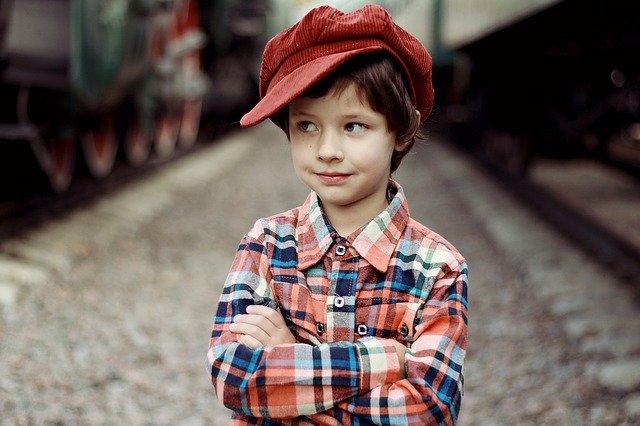
#> input picture OpenCV 102/05.jpg, 640 x 426 px
$ python 03-ColorSpaces.py
#> lines starting #> are read from the running program, lines starting #| are printed output that depends on the picture
import cv2 as cv
import argparse

# construct the argument parse and parse the argument
ap = argparse.ArgumentParser()
ap.add_argument('-i', '--image', type=str, default='05.jpg', help='Path to input image')
args = vars(ap.parse_args())

# Read and display image
image = cv.imread(args['image'])
#> image is the input picture: shape (426, 640, 3); mean B, G, R 87.7, 92.6, 108
cv.imshow('Original Image', image)
cv.waitKey(0)

# store each channel in a separate variable and display
B, G, R = cv.split(image)
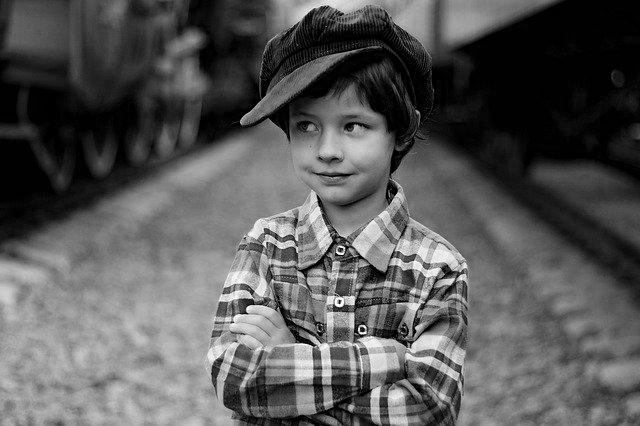
#> B: shape (426, 640); min 0, max 255, mean 87.7
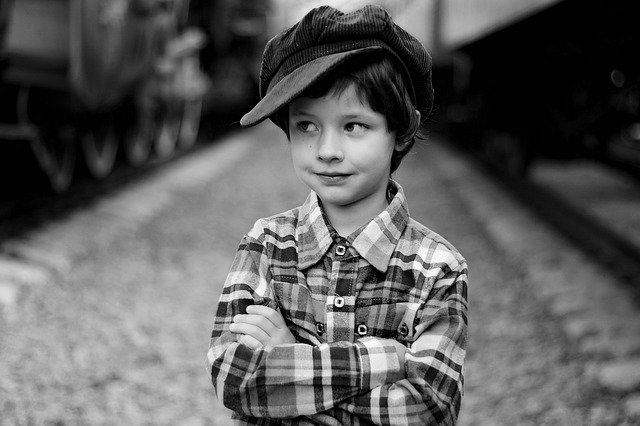
#> G: shape (426, 640); min 0, max 255, mean 92.6
cv.imshow('Blue', B)
cv.waitKey(0)
cv.imshow('Green', G)
cv.waitKey(0)
cv.imshow('Red', R)
cv.waitKey(0)
cv.destroyAllWindows()

# Show Original Image then Convert the image into HSV space and display it
cv.imshow('Original Image', image)
cv.waitKey(0)
# Converting to HSV
HSV = cv.cvtColor(image, cv.COLOR_BGR2HSV)
#> HSV: shape (426, 640, 3); mean H, S, V 54.3, 86.6, 110.3
cv.imshow('HSV', HSV)
cv.waitKey(0)

# Split the HSV image into individual channels and display it
H, S, V = cv.split(HSV)
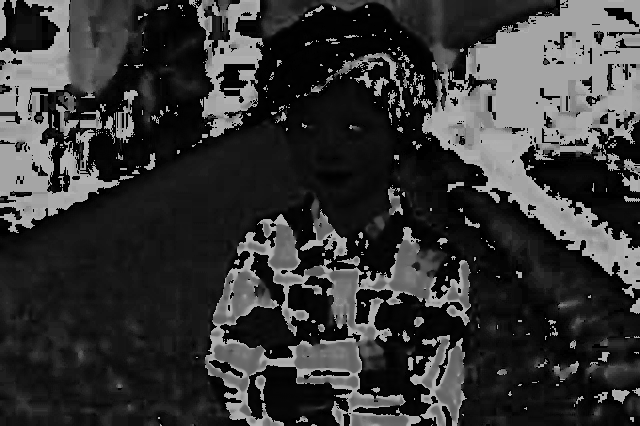
#> H: shape (426, 640); min 0, max 179, mean 54.3
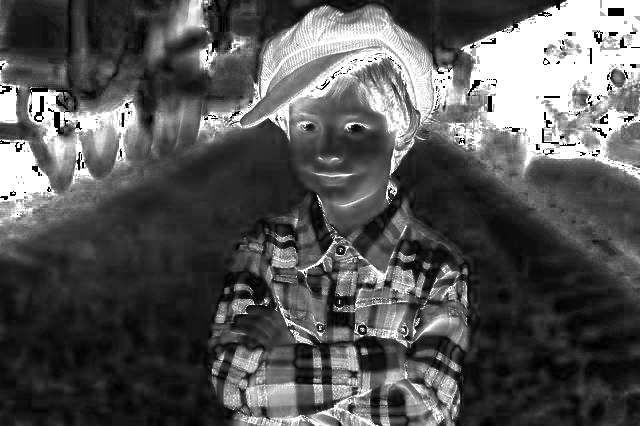
#> S: shape (426, 640); min 0, max 255, mean 86.6
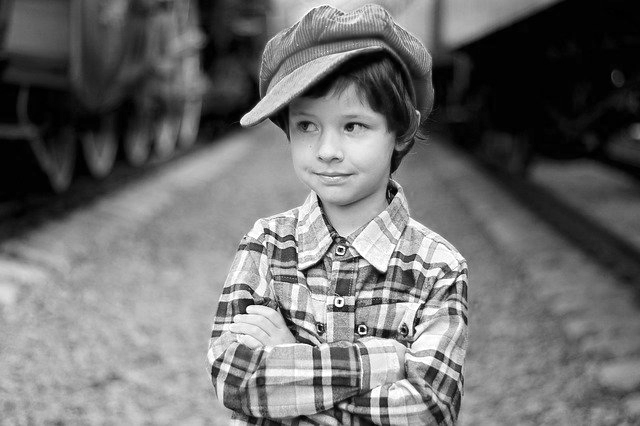
#> V: shape (426, 640); min 0, max 255, mean 110.3
cv.imshow('H', H)
cv.waitKey(0)
cv.imshow('S', S)
cv.waitKey(0)
cv.imshow('V', V)
cv.waitKey(0)
cv.destroyAllWindows()

# Show Original Image then Convert the image into L*a*b space and display it
cv.imshow('Original Image', image)
cv.waitKey(0)
# Converting to L*a*b
LAB = cv.cvtColor(image, cv.COLOR_BGR2LAB)
#> LAB: shape (426, 640, 3); mean of channels 0, 1, 2 101.5, 133.7, 133.4
cv.imshow('LAB', LAB)
cv.waitKey(0)

# Split the L*a*b image into individual channels and display it
L, A, B = cv.split(LAB)
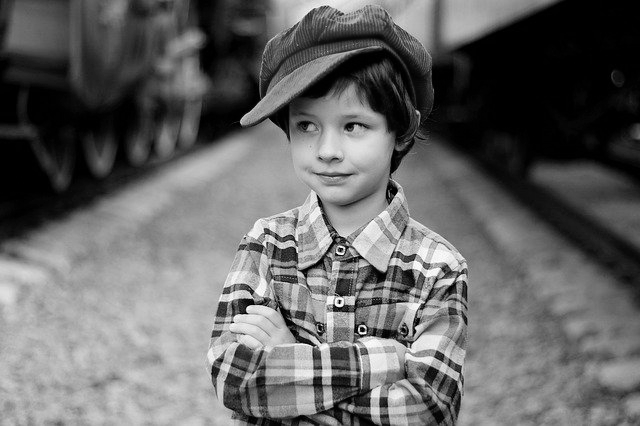
#> L: shape (426, 640); min 0, max 255, mean 101.5
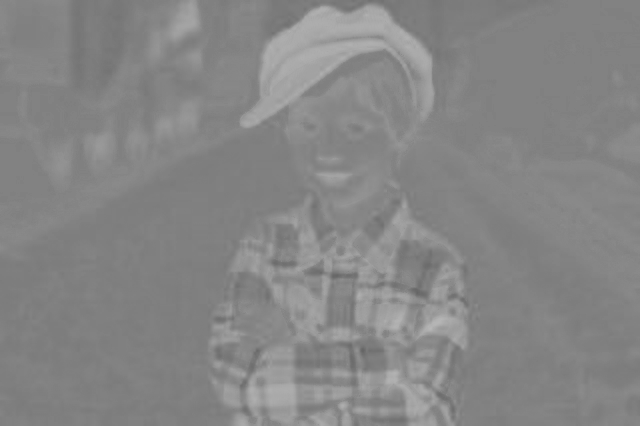
#> A: shape (426, 640); min 101, max 183, mean 133.7
cv.imshow('L', L)
cv.waitKey(0)
cv.imshow('A', A)
cv.waitKey(0)
cv.imshow('B', B)
cv.waitKey(0)
cv.destroyAllWindows()

# Show Original Image then Convert the image into Gray and display it
cv.imshow('Original Image', image)
cv.waitKey(0)
# Converting to Gray
Gray = cv.cvtColor(image, cv.COLOR_BGR2GRAY)
cv.imshow('Gray', Gray)
cv.waitKey(0)
cv.destroyAllWindows()

$ run again, with OpenCV 102/00.jpg copied over OpenCV 102/05.jpg
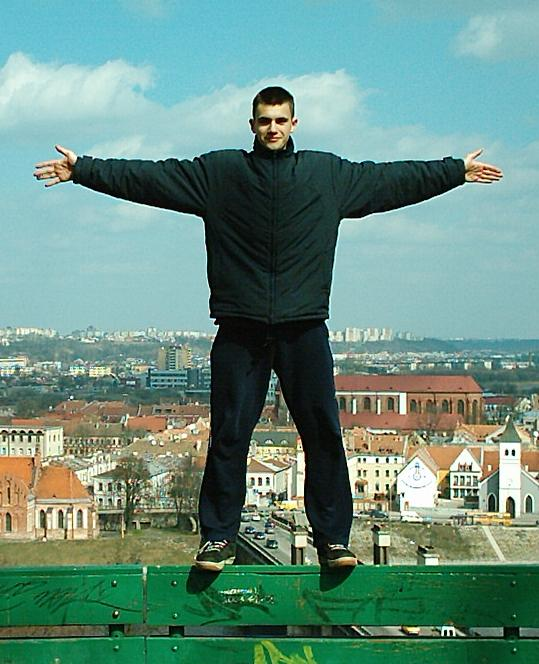
#> input picture OpenCV 102/00.jpg, 539 x 664 px
#> image is the input picture: shape (664, 539, 3); mean B, G, R 129.2, 142.4, 105.3
#> HSV: shape (664, 539, 3); mean H, S, V 72.4, 101.3, 147.1
#> LAB: shape (664, 539, 3); mean of channels 0, 1, 2 141.2, 114, 131.8
#> `L, A, B = cv.split(LAB)`:
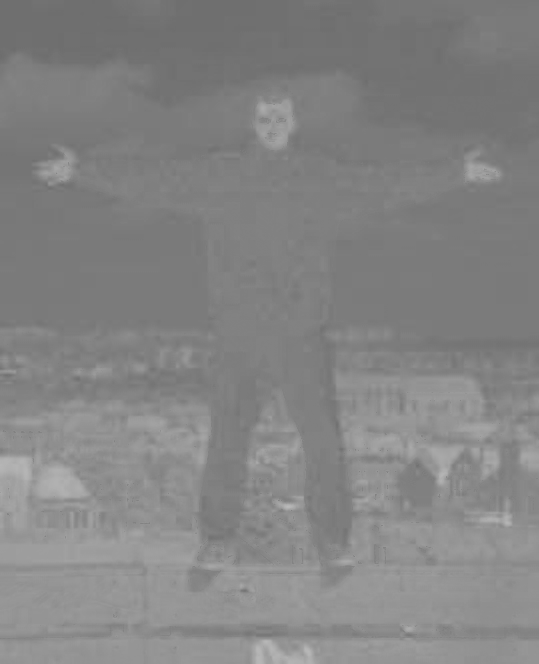
#> B: shape (664, 539); min 109, max 186, mean 131.8
#> `Gray = cv.cvtColor(image, cv.COLOR_BGR2GRAY)`:
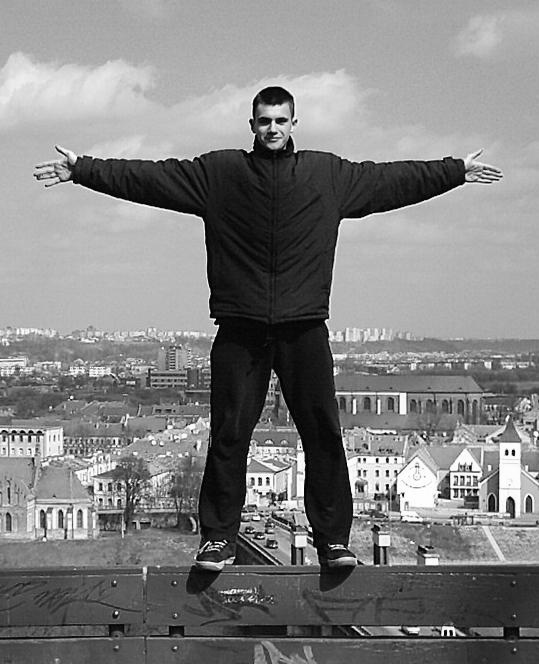
#> Gray: shape (664, 539); min 0, max 255, mean 129.8

$ run again, with OpenCV 102/06.jpg copied over OpenCV 102/05.jpg
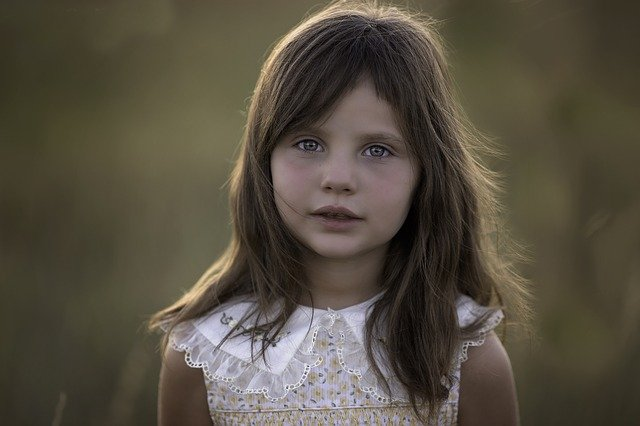
#> input picture OpenCV 102/06.jpg, 640 x 426 px
#> image is the input picture: shape (426, 640, 3); mean B, G, R 64.6, 78.5, 85.7
#> HSV: shape (426, 640, 3); mean H, S, V 31.5, 73.4, 86.3
#> `H, S, V = cv.split(HSV)`:
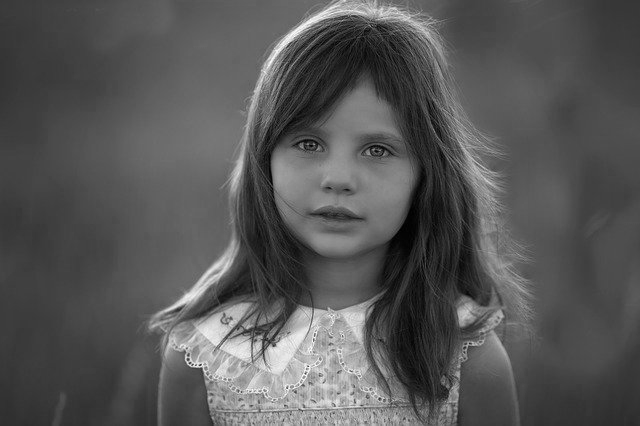
#> V: shape (426, 640); min 0, max 255, mean 86.3
#> LAB: shape (426, 640, 3); mean of channels 0, 1, 2 84.7, 128.5, 137.4
#> `L, A, B = cv.split(LAB)`:
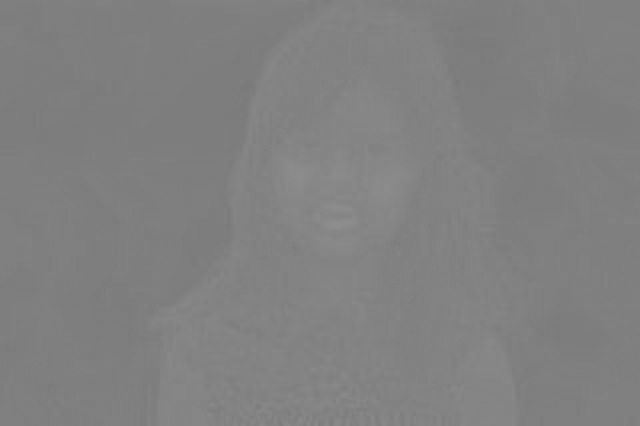
#> A: shape (426, 640); min 120, max 143, mean 128.5
